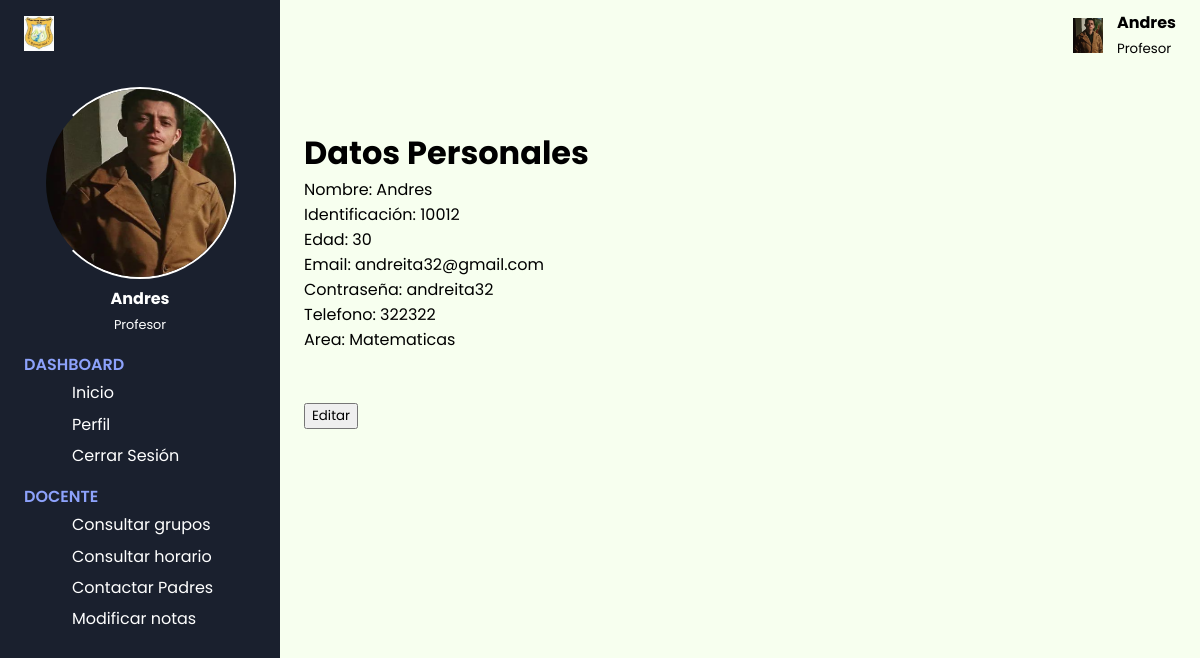
Page /logic/profesor/perfilProfesor.php?profesor=andreita32@gmail.com on the committed database.
### tables this page shows
CREATE TABLE `profesor` (
  `id` int(11) NOT NULL,
  `nombre` varchar(50) NOT NULL,
  `profesion` varchar(50) NOT NULL,
  `edad` int(11) NOT NULL,
  `email` varchar(50) NOT NULL,
  `contrasena` varchar(50) NOT NULL,
  `telefono` int(15) NOT NULL,
  `area` varchar(50) NOT NULL
);

### config/db.php (called while the page is built, shortened)
<?php
    class DataBase{
        function connect(){
            $servername = "localhost";
            $username = "root";
            $password = "";
            $dbname = "colegiosga";
            $url=mysqli_connect($servername,$username,$password) or die("No se pudo conectar a la base de datos" .mysqli_error($url));
            mysqli_select_db($url,$dbname) or die("No se pudo seleccionar a la base de datos" .mysqli_error($url));
            return $url;
        }
    }
?>

### logic/profesor/crud_profe.php (called while the page is built, shortened)
<?php
class Crud_profe {
    private $conexion;
    public function __construct($conexion) {
        $this->conexion = $conexion;
    }
    public function obtenerProfesor($email) {
        $query = "SELECT * FROM profesor WHERE email = '$email'";
        $result = mysqli_query($this->conexion, $query);
        if (mysqli_num_rows($result) > 0) {
            return mysqli_fetch_assoc($result);
        } else {
            return null;
        }
    }
}
?>

### logic/profesor/perfilProfesor.php (the view, shortened to what this page needs)
<?php
include '../../pages/Dashboard/profesorDs.php';
?>
<!DOCTYPE html>
<html lang="es">
<body>
    <div class="main-content">
        <header>
            <div class="menu-toggle">
                <label for="nav-toggle">
                </label>
            </div>
            <div class="header-icons foto-perfil">
                <img src="../../sources/img/admin.png" width="30px" alt="foto de perfil">
                <div class="info-p">
                    <h4><?php echo $profesor["nombre"]; ?></h4>
                    <small>Profesor</small>
                </div>
            </div>
        </header>
        <main>
            <div class="page-header inicio">
                <div>
                    <h1>Datos Personales</h1>
                    <div>
                        <p><span>Nombre: </span>
                            <?php echo $profesor["nombre"]; ?></h3>
                        </p>
                    </div>
                    <div>
                        <p><span>Identificación: </span>
                            <?php echo $profesor["id"]; ?></h3>
                        </p>
                    </div>
                    <div>
                        <p><span>Edad: </span>
                            <?php echo $profesor["edad"]; ?></h3>
                        </p>
                    </div>
                    <div>
                        <p><span>Email: </span>
                            <?php echo $profesor["email"]; ?></h3>
                        </p>
                    </div>
                    <div>
                        <p><span>Contraseña: </span>
                            <?php echo $profesor["contrasena"]; ?></h3>
                        </p>
                    </div>
                    <div>
                        <p><span>Telefono: </span>
                            <?php echo $profesor["telefono"]; ?></h3>
                        </p>
                    </div>
                    <div>
                        <p><span>Area: </span>
                            <?php echo $profesor["area"]; ?></h3>
                        </p>
                    </div>
                    <div class="centrado">
                        <br><br> <button class="boton" onclick="location.href='../../logic/profesor/editarProfe.php?profesor=<?php echo $email; ?>';">Editar</button>
                    </div>
                </div>
            </div>
        </main>
    </div>
</body>
</html>

### pages/Dashboard/profesorDs.php (shortened to what this page needs)
<?php
include("../../logic/profesor/crud_profe.php");
include("../../config/db.php");
$db = new DataBase();
$crud_p = new Crud_profe($db->connect());
if (isset($_GET['profesor'])) {
    $email = urldecode($_GET['profesor']);
    $profesor = $crud_p->obtenerProfesor($email);
}
?>
<!DOCTYPE html>
<html lang="es">
<head>
    <link rel="stylesheet" href="../../css/Prodashboard.css">
    <link rel="stylesheet" href="https://cdn.jsdelivr.net/npm/line-awesome/dist/line-awesome/css/line-awesome.min.css">
</head>
<body>
    <div class="sidebar">
        <div class="sidebar-brand">
            <div class="brand-flex">
                <img src="../../sources/img/Colegio Nicolas Gomez Davila (IED).jpg" width="30px" alt="logo">
                <div class="brand-icons">
                </div>
            </div>
        </div>
        <div class="sidebar-main">
            <div class="sidebar-user">
                <img src="../../sources/img/admin.png" alt="foto de perfil">
                <div>
                    <h3><?php echo $profesor["nombre"]; ?></h3>
                    <span>Profesor</span>
                </div>
            </div>
            <div class="sidebar-menu">
                <div class="menu-head">
                    <span>Dashboard</span>
                </div>
                <ul>
                    <li>
                        <a href="../../logic/profesor/inicio.php?profesor=<?php echo $email; ?>">
                            <span>Inicio</span>
                        </a>
                    </li>
                    <li>
                        <a href="../../logic/profesor/perfilProfesor.php?profesor=<?php echo $email; ?>">
                            <span>Perfil</span>
                        </a>
                    </li>
                    <li>
                        <a href="../../index.php"><?php session_destroy() ?>
                            <span>Cerrar Sesión</span>
                        </a>
                    </li>
                </ul>
                <div class="menu-head">
                    <span>Docente</span>
                </div>
                <ul>
                    <li>
                        <a href="#">
                            <span>Consultar grupos</span>
                        </a>
                    <li>
                        <a href="#">
                            <span>Consultar horario</span>
                        </a>
                    </li>
                    <li>
                    <a href="../../logic/profesor/contactarPadres.php?profesor=<?php echo $email;?>">
                            <span>Contactar Padres</span>
                        </a>
                    </li>
                    <li>
                       <a href="../../logic/profesor/notasProfe.php?profesor=<?php echo $email; ?>">
                            <span>Modificar notas</span>
                        </a>
                    </li>
                </ul>
            </div>
        </div>
    </div>
</body>
</html>

### css/Prodashboard.css (style rules this page uses)
:root { --color-main: #1a202e; }
* { font-family: 'Poppins', sans-serif; box-sizing: border-box; text-decoration: none; list-style-type: none; margin: 0; }
.sidebar { width: 280px; position: fixed; left: 0; top: 0; height: 100%; padding: 1rem 1.5rem; background-color: var(--color-main); color: #fff; overflow-y: auto; }
.sidebar-brand { height: 55px; }
.brand-flex { display: flex; align-items: center; justify-content: space-between; }
.sidebar-user { margin: 1rem 0rem 1rem 0rem; text-align: center; }
.sidebar-user img { width: 12rem; height: 12rem; border-radius: 50%; border-left: 2px solid transparent; border-right: 2px solid #fff; border-bottom: 2px solid #fff; border-top: 2px solid #fff; }
.sidebar-user h3 { font-size: 1rem; }
.sidebar-user span { font-size: 0.8rem; }
.sidebar-menu { margin-top: 0.5rem; }
.menu-head { text-transform: uppercase; color: #8da2fb; font-size: 1rem; font-weight: 600; margin-bottom: 0.2rem; }
.sidebar ul { margin-bottom: 1rem; }
.sidebar li { margin-bottom: 0.4rem; }
.sidebar li a { color: #fff; font-size: 0.5rem; display: flex; align-items: center; }
.sidebar li a span { font-size: 1rem; display: inline-block; margin-right: 0.5rem; }
header { height: 70px; display: flex; justify-content: space-between; align-items: center; background: #f7ffef; padding: 1rem 1.5rem; }
.menu-toggle label { height: 60px; width: 60px; display: grid; place-items: center; font-size: 1.5rem; border-radius: 50%; }
.header-icons img { display: inline-block; margin-left: .7rem; font-size: 1.4rem; }
.info-p { display: inline-block; margin-left: 10px; }
.main-content { margin-left: 280px; }
main { padding: 1.5rem; background: #f7ffef; min-height: calc(100vh - 70px); }
.page-header { display: flex; justify-content: space-between; margin: 35px 0 0 0; }

### rows in the picture
profesor: nombre "Andres", id "10012", edad "30", email "andreita32@gmail.com", contrasena "andreita32", telefono "322322", area "Matematicas"
